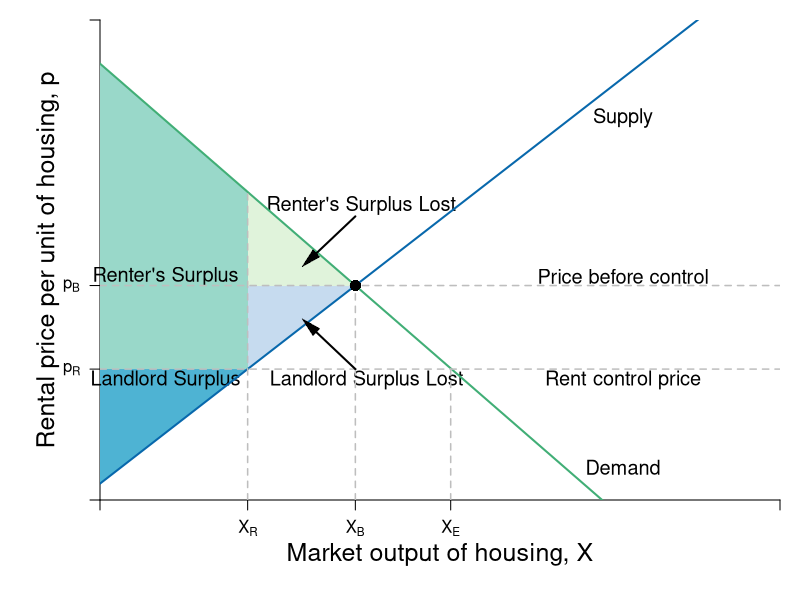

Write the R code that produced this figure.
require(shape)
pdf(file = "public_mechanism/landlord_rc_simon.pdf", width = 9, height = 7)

#Set parameters for graphics
axislabelsize <- 1.5
labelsize <- 1.2
graphlinewidth <- 2
segmentlinewidth <- 1.5

COL <- c("#7fc97f", "#beaed4", "#fdc086", "#ffff99", "#386cb0", "#f0027f", "#bf5b17", "#666666")
COLA <- c("#e0f3db", "#99d8c9","#66c2a4","#41ae76", "#238b45", "#005824")
COLB <- c("#c6dbef", "#4eb3d3", "#2b8cbe", "#0868ac","#084081")
COLC <- c("#fcfbfd", "#efedf5", "#dadaeb", "#bcbddc", "#9e9ac8", "#807dba", "#6a51a3", "#54278f", "#3f007d")

par(mar =  c(5, 5, 1, 1))

Demand <- function(x, rmax = 20, xmax = 12, n = 8) {
  rmax - (rmax/(n*xmax))*x
}

mrsA <- function(x, rmax = 20, xmax = 10) {
  rmax - (rmax/xmax)*x
}

#uA <- function(x, y, rmax, rmax = 20, xmax = 10) {
#  y + rmax*x - (1/2)(rmax/xmax)*x^2
#}


Supply <- function(x, c1 = 0.75, c2 = 0.0465){
  c1 + 4*c2*x
}

xlims <- c(0, 130)
ylims <- c(0, 22)

npts <- 501 
x <- seq(xlims[1], xlims[2], length.out = npts)
y <- seq(ylims[1], ylims[2], length.out = npts) 
a <- c(46.08, 55, 64)
b <- c(46.08, 55, 64)

plot(0, 0, xlim = xlims, ylim = ylims, type = "n",
     xlab = expression(paste("")),
     ylab = expression(paste("")), 
     xaxt = "n", 
     yaxt = "n", 
     cex.lab = axislabelsize, 
     bty = "n",
     xaxs="i", 
     yaxs="i")

# ticksy <- seq(from = 0, to = ylims[2], by = 2)
# ylabels <- seq(from = 0, to = ylims[2], by = 2)
# ticksx <- seq(from = 0, to = xlims[2], by = 2)
# xlabels <- seq(from = 0, to = xlims[2], by = 2)
ticksy <- c(0, 6, 9.83, ylims[2])
ylabels <- c(NA, expression(paste(p[R])), expression(paste(p[B])), NA)
ticksx <- c(0, 28.226, 48.817, 48.817 +18.226, xlims[2])
xlabels <- c(NA, expression(paste(X[R])), expression(paste(X[B])), expression(paste(X[E])), NA)

axis(1, at = ticksx, pos = 0, labels = xlabels)
axis(2, at = ticksy, pos = 0, labels = ylabels, las = 1)

npts <- 500 
xx1 <- seq(xlims[1], xlims[2], length.out = npts)

#Draw the polygon for landlord surplus
xpoly1 <- c(0, 28.226, 0, 0)
ypoly1 <- c(0.75, 6, 6, 0.75)
polygon(x = xpoly1, y = ypoly1, col=COLB[2], density=NULL, border = NA)

#Draw the polygon for renter surplus
xpoly2 <- c(0, 0, 28.226, 28.226)
ypoly2 <- c(6, 20, 14.1196, 6)
polygon(x = xpoly2, y = ypoly2, col=COLA[2], density=NULL, border = NA)

#Draw the polygon for renter loss
xpoly3 <- c(28.226, 28.226, 48.817)
ypoly3 <- c( 9.83, 14.1196, 9.83)
polygon(x = xpoly3, y = ypoly3, col=COLA[1], density=NULL, border = NA)

#Draw the polygon for LL loss
xpoly4 <- c(28.226, 28.226, 48.817)
ypoly4 <- c(6, 9.83, 9.83)
polygon(x = xpoly4, y = ypoly4, col=COLB[1], density=NULL, border = NA)
# CHANGE THIS COLOR

text(12.5, 5.5, expression(paste("Landlord Surplus")), xpd = TRUE, cex = labelsize)
#text(25, 5, expression(paste("(Economic Profit)")), xpd = TRUE, cex = labelsize) 

text(12.5, 10.25, expression(paste("Renter's Surplus")), xpd = TRUE, cex = labelsize) 
text(50, 13.5, expression(paste("Renter's Surplus Lost")), xpd = TRUE, cex = labelsize) 

text(51, 5.5, expression(paste("Landlord Surplus Lost")), xpd = TRUE, cex = labelsize) 

#Lines for mrs graph
lines(xx1, Demand(xx1), col = COLA[4], lwd = graphlinewidth)
lines(xx1, Supply(xx1), col = COLB[4], lwd = graphlinewidth)
#lines(xx1, mrsA(xx1, rmax = 20, xmax = 10), col = COLA[4], lwd = graphlinewidth)

segments(0, 9.83, xlims[2], 9.83, lty = 2, "gray" , lwd = segmentlinewidth)
segments(48.817, 0, 48.817, 9.83, lty = 2, col = "gray" , lwd = segmentlinewidth)
points(48.817, 9.83, pch = 16, col = "black", cex = 1.5)

segments(48.817 +18.226, 0, 48.817 +18.226, 6, lty = 2, col = "gray" , lwd = segmentlinewidth)


segments(0, 6, xlims[2], 6, lty = 2, "gray" , lwd = segmentlinewidth)
segments(28.226, 0, 28.226, 14.1196, lty = 2, "gray" , lwd = segmentlinewidth)

#Label axes
mtext(expression(paste("Market output of housing, ", X)), side=1, line = 2.5, cex = axislabelsize)
text(-10, 0.5*ylims[2], expression(paste("Rental price per unit of housing, ", p)), xpd = TRUE, cex = axislabelsize, srt = 90) 
# 
# points(50, 10, pch = 16, col = "black", cex = 1.5)
# text(52, 10.5, expression(M))

#segments(4.11765, 6.17647, 5.88, 8.88, lty = 1, col = COL[2] , lwd = graphlinewidth)
text(100, 10.25, expression("Price before control"), cex = labelsize)
text(100, 5.5, expression(paste("Rent control price")), cex = labelsize)

text(100, 1.5, expression("Demand"), cex = labelsize)
text(100, 17.5, expression("Supply"), cex = labelsize)
#text(7.3, 2.5, expression("Curve"))
#Arrows(7.3, 3.5, 7.3, 6.1, col = "black", lty = 1, lwd = 2, arr.type = "triangle", arr.lwd = 0.5)

#Label the iso-welfare functions for the HG, Aisha
# text(3.8, 1.5, expression(u[1]^A))
# text(4.6, 1.5, expression(u[2]^A))
# text(5.5, 1.5, expression(u[3]^A))
#text(6.6, 8.3, expression(u[4]^A))


#Label the indifference curves for the HG, Betty
# text(7.6, 17, expression(u[1]^B))
# text(6.48.817, 17, expression(u[2]^B))
# text(6, 17, expression(u[3]^B))
#text(3.4, 6.9, expression(v[4]^B))

#Label mrs function
#text(94, 6.8, expression(paste("Demand: ", X(p) == 120 - 6*p)))

#text(94, 5.5, expression(paste("Inverse Demand: ", p(X) == 20 - frac(1,5)*X)))
Arrows(48.817, 13, 40, 11, col = "black", lty = 1, lwd = 2, arr.type = "triangle", arr.lwd = 0.5)
Arrows(48.817, 6, 40, 8, col = "black", lty = 1, lwd = 2, arr.type = "triangle", arr.lwd = 0.5)
#Label satiation
#text(20, 3.5, expression(paste(x[max] == "Point")))
#text(20, 3, expression(paste("of Satiation")))
#Arrows(20, 2.5, 20, 0.5, col = "black", lty = 1, lwd = 2, arr.type = "triangle", arr.lwd = 0.5)

#Label highest willingness to pay
#text(5, 10, expression("Consumer Surplus"))
#text(5, 9, expression(paste(CS==frac(1, 2)*bgroup("(",r[max] - p,")")*x)))
#Arrows(5, 8.5, 5, 6, col = "black", lty = 1, lwd = 2, arr.type = "triangle", arr.lwd = 0.5)

dev.off()
